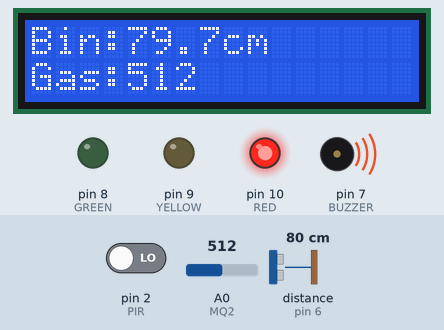
Recording of a sketch running on a simulated Arduino Uno, built with avr-gcc and run on an emulated ATmega328P. On the bench: 16×2 character LCD, output pins drawn as LEDs (lit = HIGH), buzzer (waves = sounding, pin HIGH). Wiring (from diagram.json): ultrasonic range finder: trigger pin 5; echo pin 6. The inputs (shaded band) are chosen by the test bench; at power-on: A0 (MQ2) = 512, pin 2 (PIR) LOW, distance to the obstacle (sensor on pin 6) 80 cm. The echo pulse lasts 58.3 µs per cm; pins used as bus, display or sensor lines are not drawn.

Above: at 3.2 s.
3.3 s: A0 (MQ2) set to 416
At 5.9 s:
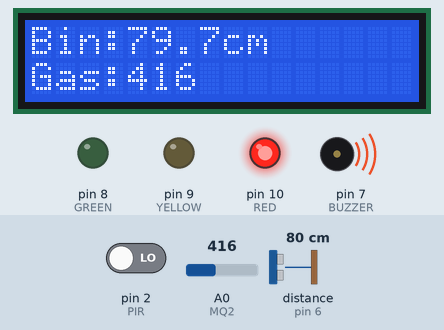
11.0 s: A0 (MQ2) set to 390
At 13.9 s:
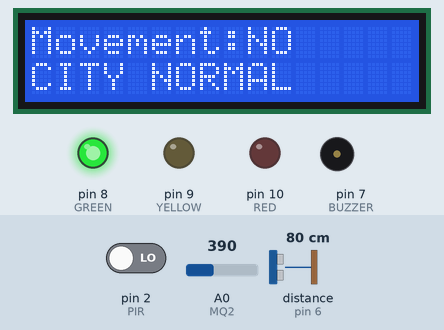
18.7 s: pin 2 (PIR) driven HIGH
At 22.9 s:
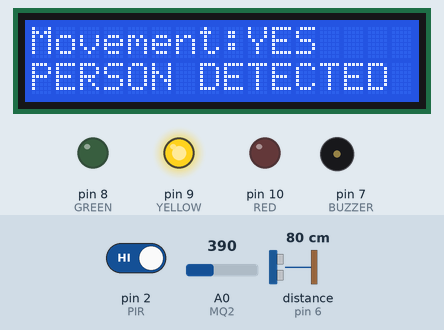
26.4 s: distance to the obstacle (sensor on pin 6) set to 12 cm
At 27.7 s:
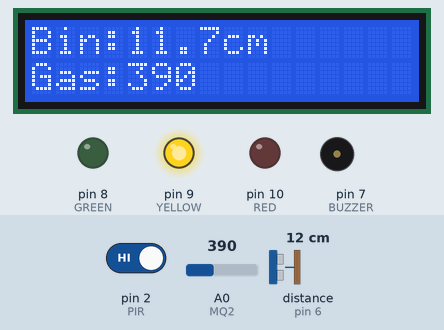
30.3 s: distance to the obstacle (sensor on pin 6) set to 9 cm
At 34.6 s:
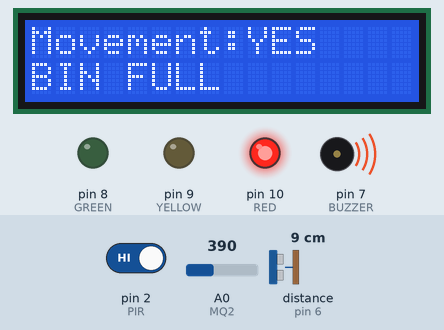
38.0 s: pin 2 (PIR) driven LOW
At 41.2 s:
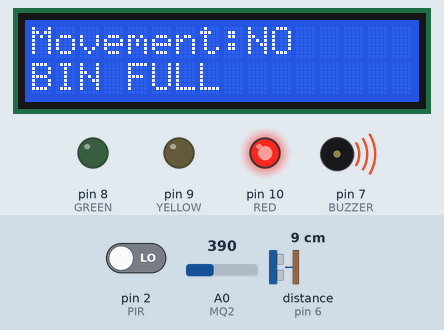
Timing chart, 0 to 42.7 s (numbered marks = the images above; inputs shaded):
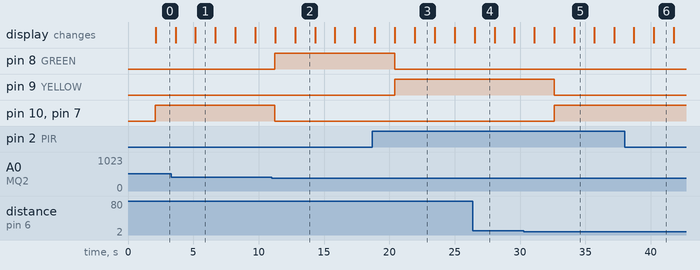

The sketch:

sketch.ino
```cpp
#include <Wire.h>
#include <LiquidCrystal_I2C.h>

#define TRIG 5
#define ECHO 6
#define MQ2 A0
#define PIR 2

#define BUZZER 7
#define GREEN 8
#define YELLOW 9
#define RED 10

LiquidCrystal_I2C lcd(0x27, 16, 2);

long duration;
float distance;

int gasValue;
int motionDetected;

bool binFull;
bool gasWarning;

void setup()
{
  Serial.begin(9600);

  pinMode(TRIG, OUTPUT);
  pinMode(ECHO, INPUT);
  pinMode(MQ2, INPUT);
  pinMode(PIR, INPUT);

  pinMode(BUZZER, OUTPUT);
  pinMode(GREEN, OUTPUT);
  pinMode(YELLOW, OUTPUT);
  pinMode(RED, OUTPUT);

  lcd.init();
  lcd.backlight();

  lcd.setCursor(0, 0);
  lcd.print("SMART CITY");
  lcd.setCursor(0, 1);
  lcd.print("MONITORING");
  delay(2000);
}

void loop()
{
  // Ultrasonic waste monitoring

  digitalWrite(TRIG, LOW);
  delayMicroseconds(2);

  digitalWrite(TRIG, HIGH);
  delayMicroseconds(10);

  digitalWrite(TRIG, LOW);

  duration = pulseIn(ECHO, HIGH, 30000);

  if (duration == 0)
  {
    distance = -1;
  }
  else
  {
    distance = duration * 0.0343 / 2;
  }

  // Gas monitoring

  gasValue = analogRead(MQ2);

  // Human movement detection

  motionDetected = digitalRead(PIR);

  // Conditions

  binFull = (distance >= 0 && distance < 10);
  gasWarning = (gasValue > 400);

  // Reset indicators

  digitalWrite(GREEN, LOW);
  digitalWrite(YELLOW, LOW);
  digitalWrite(RED, LOW);
  digitalWrite(BUZZER, LOW);

  // Alert system

  if (binFull || gasWarning)
  {
    digitalWrite(RED, HIGH);
    digitalWrite(BUZZER, HIGH);
  }
  else if (motionDetected == HIGH)
  {
    digitalWrite(YELLOW, HIGH);
  }
  else
  {
    digitalWrite(GREEN, HIGH);
  }

  // LCD Screen 1

  lcd.clear();

  lcd.setCursor(0, 0);
  lcd.print("Bin:");

  if (distance < 0)
  {
    lcd.print("No Echo");
  }
  else
  {
    lcd.print(distance, 1);
    lcd.print("cm");
  }

  lcd.setCursor(0, 1);
  lcd.print("Gas:");
  lcd.print(gasValue);

  delay(1500);

  // LCD Screen 2

  lcd.clear();

  lcd.setCursor(0, 0);
  lcd.print("Movement:");

  if (motionDetected == HIGH)
  {
    lcd.print("YES");
  }
  else
  {
    lcd.print("NO");
  }

  lcd.setCursor(0, 1);

  if (binFull)
  {
    lcd.print("BIN FULL");
  }
  else if (gasWarning)
  {
    lcd.print("GAS WARNING");
  }
  else if (motionDetected == HIGH)
  {
    lcd.print("PERSON DETECTED");
  }
  else
  {
    lcd.print("CITY NORMAL");
  }

  delay(1500);
}
```

Measured:
- the behaviour switches between 401 and 400 on A0 (MQ2) (found by bisection; images 1 and 2)
- the behaviour switches between 11 and 10 cm on distance to the obstacle (sensor on pin 6) (found by bisection; images 4 and 5)
- after the input at 3.3 s, the display: first differs from a run without the input after 1.9 s (image 1)
- after the input at 11.0 s, pin 8 (GREEN): LOW → HIGH after 0.24 s; pin 10 (RED), pin 7 (BUZZER): HIGH → LOW after 0.24 s; the display: first changes after 0.26 s (image 2 shows a later state)
- after the input at 18.7 s, pin 8 (GREEN): HIGH → LOW after 1.7 s; pin 9 (YELLOW): LOW → HIGH after 1.7 s; the display: first differs from a run without the input after 3.2 s (image 3)
- after the input at 26.4 s, the display: changes after 0.12 s (image 4)
- after the input at 30.3 s, pin 9 (YELLOW): HIGH → LOW after 2.3 s; pin 10 (RED), pin 7 (BUZZER): LOW → HIGH after 2.3 s; the display: first differs from a run without the input after 2.3 s (image 5 shows a later state)
- after the input at 38.0 s, the display: first differs from a run without the input after 2.2 s (image 6)
